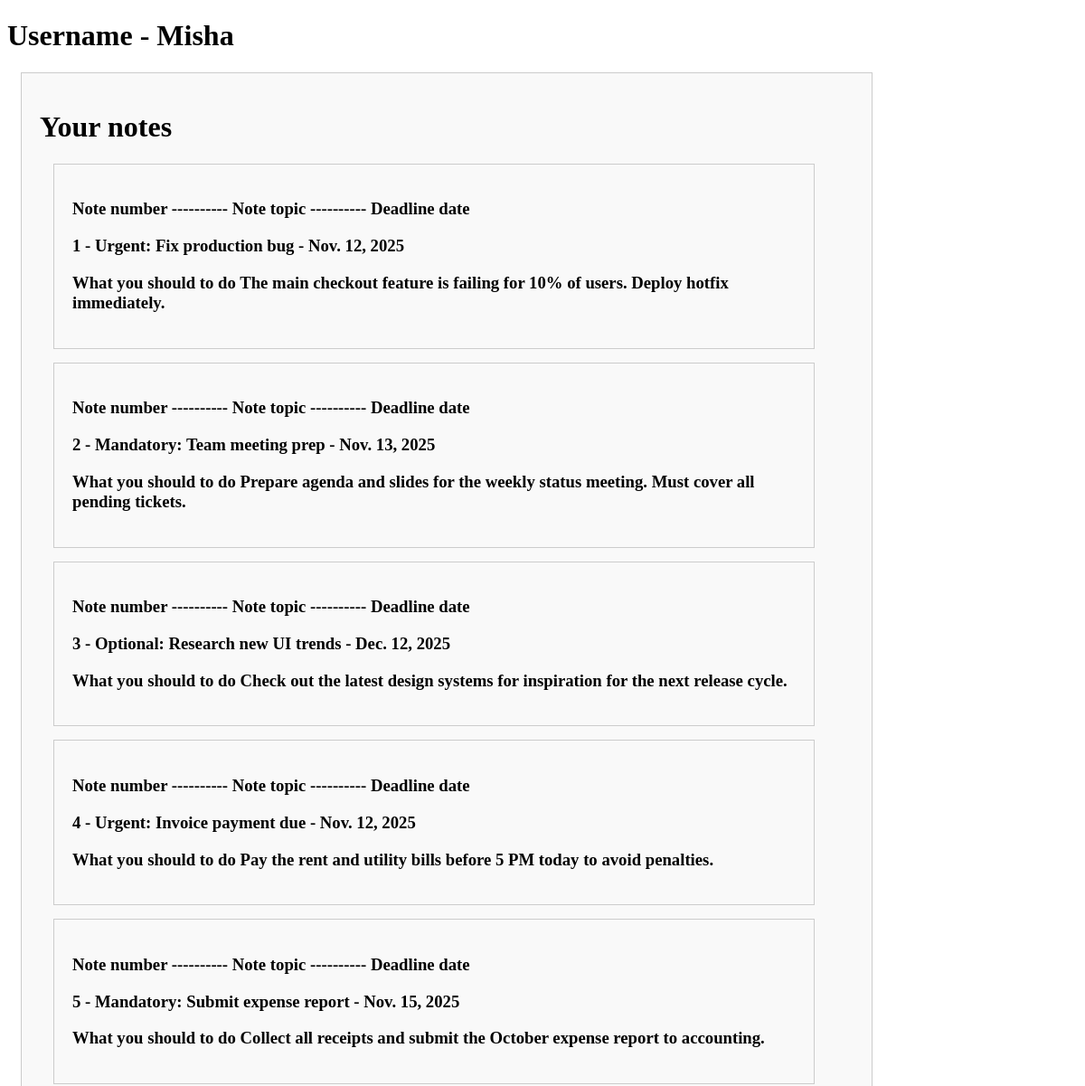
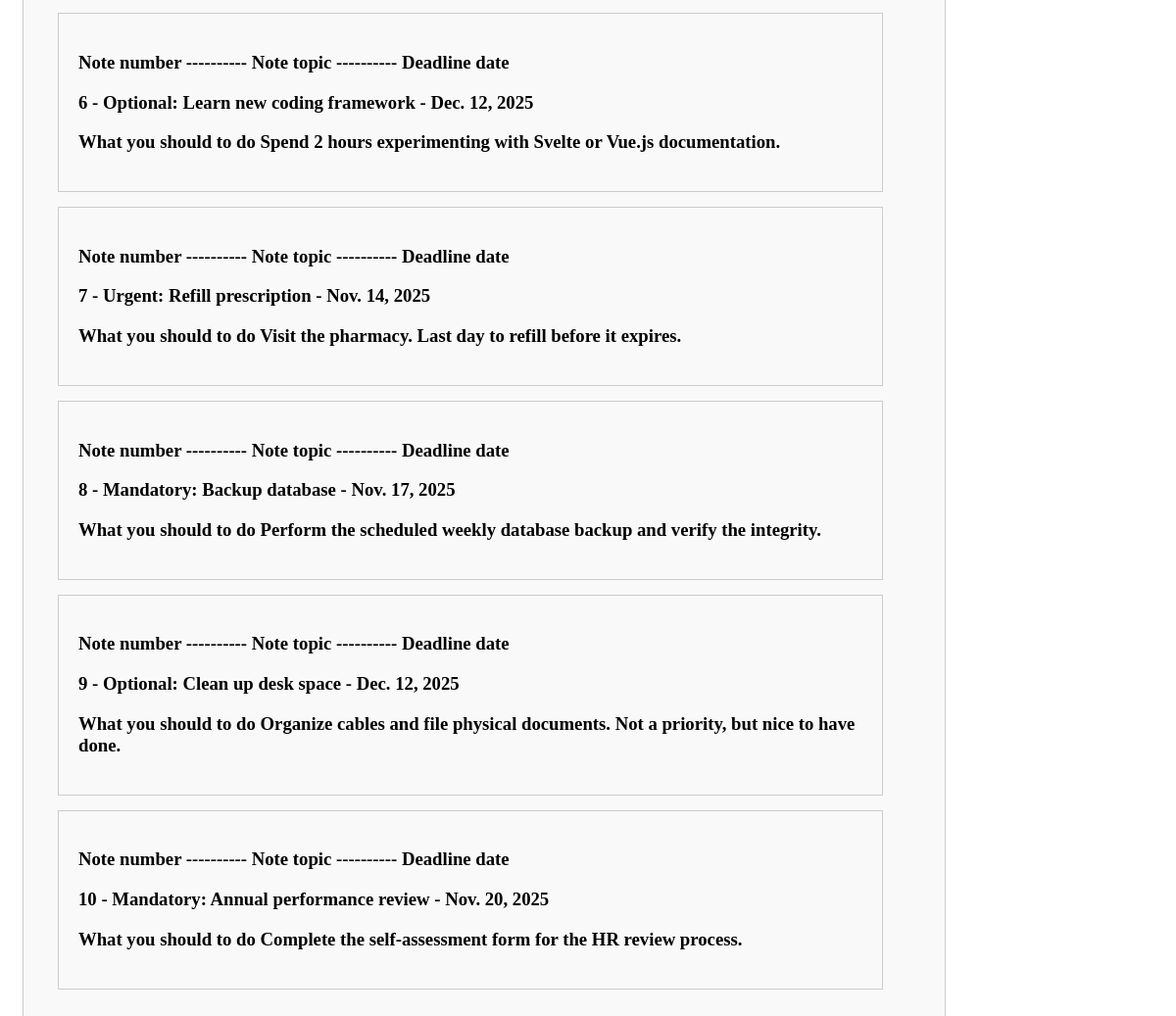
The page /notes-output/ on the database its author committed (2 pictures, top to bottom).
### notes/models.py (models this page shows, shortened)
class Note(models.Model):
    title = models.CharField(max_length=100)
    text = models.CharField(max_length=1000)
    reminder = models.DateField()

### notes/views.py (the view)
# urls.py: path('notes-output/', notes_view, name='notes_create'),
def notes_view(request):
    notes = Note.objects.all()
    note_types = NoteType.objects.all()
    return render(request, "lesson39.html", {"notes": notes, "note_types": note_types, "name" : "Misha"})

### templates/lesson39.html (shortened to what this page needs)
{% load static %}
<!DOCTYPE html>
<html lang="en">
<head>
    <link rel = "stylesheet" href = {% static "css/lesson40.css" %}>
</head>
<body>
<h1> Username - {{ name }}</h1>
<div class = all-notes-class>
    <h1>Your notes</h1>
    {% for note in notes %}
        <div class = notes-class>
            <h3>
            Note number  ----------  Note topic  ---------- Deadline date
            </h3>
            <h3>
                {{ note.id }} - {{ note.title }} - {{ note.reminder }}
            </h3>
            <h3>
                What you should to do {{ note.text }}
            </h3>
        </div>
    {% endfor %}
</div>
</body>
</html>

### static/css/lesson40.css (style rules this page uses)
.notes-class { display: block; width: 800px; padding: 20px; margin: 15px; border: 1px solid #CCCCCCFF; background-color: #f9f9f9; }
.all-notes-class { display: block; width: 900px; padding: 20px; margin: 15px; border: 1px solid #CCCCCCFF; background-color: #f9f9f9; }

### rows shown on the page
Note: id "1", title "Urgent: Fix production bug", reminder "Nov. 12, 2025", text "The main checkout feature is failing for 10% of users. Deploy hotfix immediately."
Note: id "2", title "Mandatory: Team meeting prep", reminder "Nov. 13, 2025", text "Prepare agenda and slides for the weekly status meeting. Must cover all pending tickets."
Note: id "3", title "Optional: Research new UI trends", reminder "Dec. 12, 2025", text "Check out the latest design systems for inspiration for the next release cycle."
Note: id "4", title "Urgent: Invoice payment due", reminder "Nov. 12, 2025", text "Pay the rent and utility bills before 5 PM today to avoid penalties."
Note: id "5", title "Mandatory: Submit expense report", reminder "Nov. 15, 2025", text "Collect all receipts and submit the October expense report to accounting."
Note: id "6", title "Optional: Learn new coding framework", reminder "Dec. 12, 2025", text "Spend 2 hours experimenting with Svelte or Vue.js documentation."
Note: id "7", title "Urgent: Refill prescription", reminder "Nov. 14, 2025", text "Visit the pharmacy. Last day to refill before it expires."
Note: id "8", title "Mandatory: Backup database", reminder "Nov. 17, 2025", text "Perform the scheduled weekly database backup and verify the integrity."
Note: id "9", title "Optional: Clean up desk space", reminder "Dec. 12, 2025", text "Organize cables and file physical documents. Not a priority, but nice to have done."
Note: id "10", title "Mandatory: Annual performance review", reminder "Nov. 20, 2025", text "Complete the self-assessment form for the HR review process."

### other values the page prints
{{ name }} "Misha"
